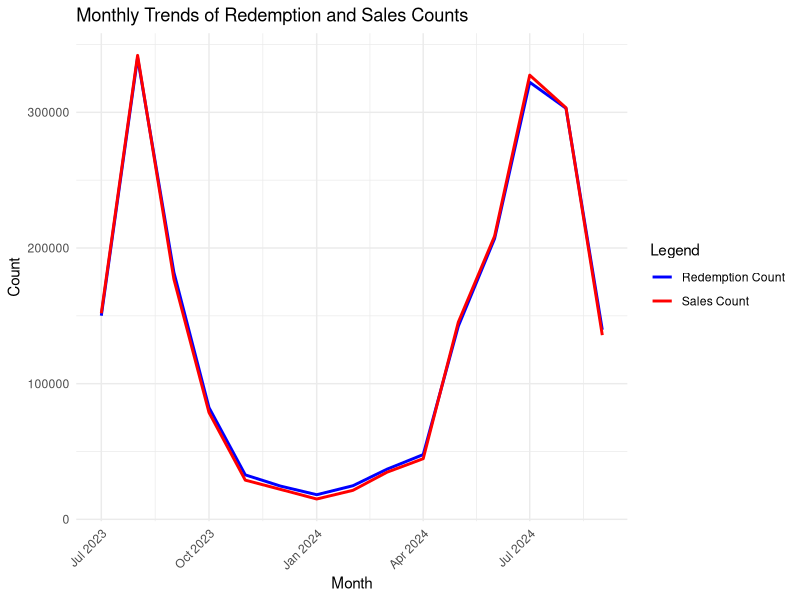
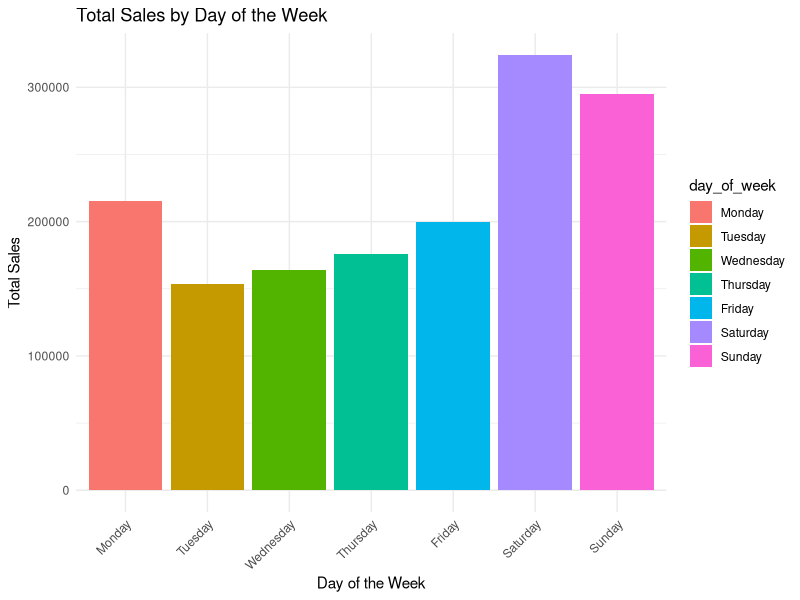
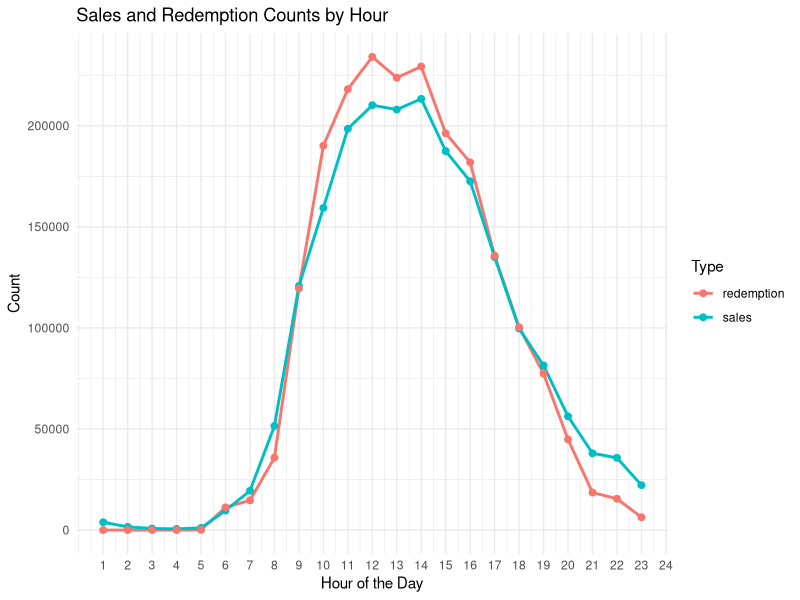

The R source for these figures, in order:
## ---- chunk 1
#| include: false
#| warning: false
#| message: false
library(tidyverse)
library(dplyr)
library(knitr)
options(scipen=999)
monthly_summary <- read_csv("../data/analysis_data/analysis_data_month.csv")
basic_stats <- read_csv("../data/analysis_data/basic_stats.csv")
sales_by_day <- read_csv("../data/analysis_data/sales_by_day.csv")
hour_data <- read_csv("../data/analysis_data/hour_data.csv")
## ---- chunk 2
#| fig-cap: "Total data analysis"
#| fig-pos: "H"
#| out.width: "70%"
#| show_col_types: FALSE
#| echo: false
#| message: false
kable(basic_stats, 
      col.names = c("Redemption Mean", "Redemption Median", "Redemption Variance", "Redemption SD", 
                    "Sales Mean", "Sales Median", "Sales Variance", "Sales SD"),
      caption = "Basic Statistics of Redemption and Sales Counts")
## ---- chunk 3
#| fig-cap: "monthly data analysis"
#| fig-pos: "H"
#| out.width: "70%"
#| show_col_types: FALSE
#| echo: false
#| message: false

ggplot(monthly_summary, aes(x = YearMonth)) +
  geom_line(aes(y =Redemption_Count, color = "Redemption Count"), linewidth = 1) +
  geom_line(aes(y =Sales_Count, color = "Sales Count"), linewidth = 1) +
  labs(title = "Monthly Trends of Redemption and Sales Counts",
       x = "Month",
       y = "Count",
       color = "Legend") +
  theme_minimal() +
  scale_color_manual(values = c("Redemption Count" = "blue", "Sales Count" = "red")) +
  theme(axis.text.x = element_text(angle = 45, hjust = 1))
## ---- chunk 4
#| fig-cap: "weekly data analysis"
#| fig-pos: "H"
#| out.width: "65%"
#| show_col_types: FALSE
#| echo: false
#| message: false
# Reorder the days of the week
sales_by_day$day_of_week <- factor(sales_by_day$day_of_week, 
                                   levels = c("Monday", "Tuesday", "Wednesday", "Thursday", "Friday", "Saturday", "Sunday"))

# Create a bar plot to show total sales by day of the week
ggplot(sales_by_day, aes(x = day_of_week, y = total_sales, fill = day_of_week)) +
  geom_bar(stat = "identity") +
  labs(title = "Total Sales by Day of the Week", x = "Day of the Week", y = "Total Sales") +
  theme_minimal() +
  theme(axis.text.x = element_text(angle = 45, hjust = 1))
## ---- chunk 5
#| fig-cap: "hour data analysis"
#| fig-pos: "H"
#| out.width: "65%"
#| show_col_types: FALSE
#| echo: false
#| message: false

# Assuming the file contains columns 'hour' and 'value' (replace with actual names)
# Create a line graph to show the changes over hours
# Reshape the data into a long format for easier plotting (sales and redemption in one column)
long_data <- hour_data %>%
  gather(key = "type", value = "count", sales, redemption)

# Create a line graph to show changes over time for both sales and redemption
ggplot(long_data, aes(x = hour, y = count, color = type)) +
  geom_line(linewidth = 1) +  # Line for changes over time
  geom_point(size = 2) +  # Points to mark each hour
  labs(title = "Sales and Redemption Counts by Hour",
       x = "Hour of the Day",
       y = "Count",
       color = "Type") +
  theme_minimal() +
  scale_x_continuous(breaks = seq(1, 24, by = 1))
